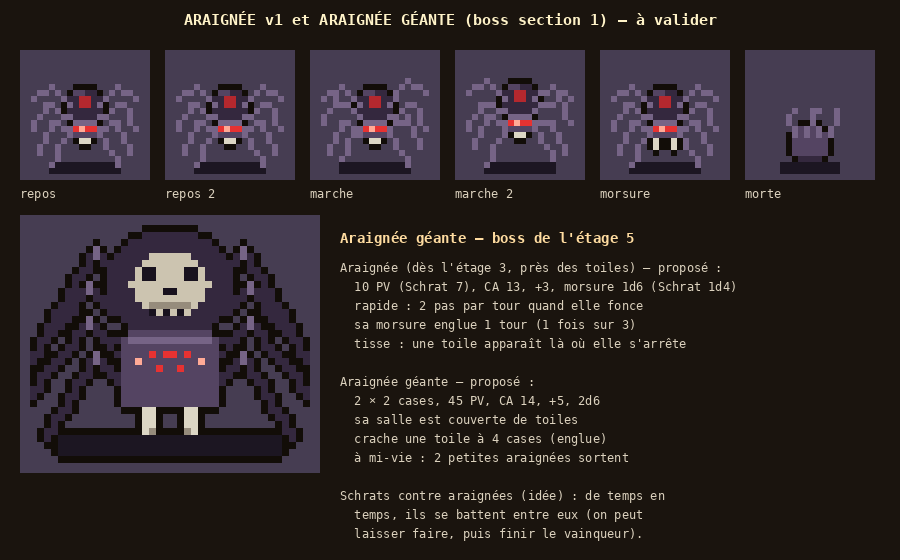

Recreate this plot in Python.
"""Araignée, v1 (Thomas, 2026-11-11 : « Les toiles apparaissent à partir du niveau 3. Design les araignées. Plus rapide,
plus de santé, plus de dommage. Note boss section 1 : araignée géante, toile »).

Araignée : une case, vue de 3/4 plongeante comme le Schrat ; corps noir-violet, abdomen marqué d'une tache rouge, huit
pattes articulées, yeux rouges. Poses : repos (2), marche (2), morsure, morte (sur le dos, pattes repliées).
Araignée géante (boss de la section 1) : 2 × 2 cases, abdomen pâle marqué d'un crâne, crochets, beaucoup d'yeux.
Écrit art/araignee_v1.png. Lancer depuis la racine du dépôt.
"""
import os, sys, math
sys.path.insert(0, os.path.dirname(os.path.abspath(__file__)))
from PIL import Image, ImageDraw
from pix import up, font
from dortoir_v2 import Sprite, C

C.update({
    "sp_d": (24, 18, 30, 255), "sp": (52, 40, 62, 255), "sp_l": (84, 68, 98, 255), "sp_h": (118, 100, 134, 255),
    "eye": (230, 50, 50, 255), "eye_h": (255, 170, 150, 255), "mark": (180, 40, 46, 255),
    "fang": (220, 214, 196, 255), "bone_p": (204, 196, 176, 255), "bone_s": (150, 140, 124, 255),
})


def leg(s, x0, y0, x1, y1, x2, y2, col="sp"):
    """Une patte : deux segments (cuisse, puis jambe qui descend vers le sol)."""
    for (ax, ay, bx, by) in ((x0, y0, x1, y1), (x1, y1, x2, y2)):
        n = max(abs(bx - ax), abs(by - ay), 1)
        for i in range(n + 1):
            s.p(round(ax + (bx - ax) * i / n), round(ay + (by - ay) * i / n), col)
    s.p(x1, y1, "sp_h")  # genou qui accroche la lumière


def spider(pose="idle", phase=0):
    """Araignée de 18 × 16 (une case, pattes qui débordent un peu). `pose` : idle, walk, bite, dead ; `phase` : 0 ou 1.
    Le corps a son contour sombre ; les pattes sont des traits fins sans contour (sinon elles font une masse)."""
    s = Sprite(18, 16)
    if pose == "dead":
        s.r(6, 9, 6, 4, "sp_l").r(7, 8, 4, 1, "sp_l").r(7, 13, 4, 1, "sp").done()
        for i, x in enumerate((6, 8, 10, 12)):
            leg(s, x, 9, x - 1 + (i % 2) * 2, 6, x + (i % 2), 5, "sp_h")
        s.r(4, 14, 10, 2, "shadow")
        return s
    lift = 1 if pose == "walk" and phase else 0
    # Corps : abdomen rond (haut) avec sa tache rouge, céphalothorax (bas) avec les yeux.
    s.r(7, 2 - lift, 4, 5, "sp").r(6, 3 - lift, 6, 3, "sp").r(7, 2 - lift, 2, 1, "sp_l")
    s.r(8, 3 - lift, 2, 2, "mark")
    s.r(7, 7 - lift, 4, 3, "sp_l").r(7, 7 - lift, 4, 1, "sp_h")
    s.p(7, 8 - lift, "eye").p(10, 8 - lift, "eye").p(8, 8 - lift, "eye_h").p(9, 8 - lift, "eye")
    if pose == "bite":
        s.p(7, 10, "fang").p(10, 10, "fang").p(7, 11, "fang").p(10, 11, "fang")
    else:
        s.p(8, 10 - lift, "fang").p(9, 10 - lift, "fang")
    s.done()
    # Pattes : quatre de chaque côté, genou haut, pied au sol ; elles alternent pendant la marche.
    s.r(3, 14, 12, 2, "shadow")
    for i, (sy, kx, ky, fx, fy) in enumerate(((4, 3, 1, 0, 3), (6, 2, 4, 0, 8), (8, 3, 7, 1, 12), (9, 5, 10, 3, 14))):
        up_l = ((i + phase) % 2) if pose == "walk" else 0
        up_r = (1 - up_l) if pose == "walk" else 0
        leg(s, 6, sy - lift, kx, ky - up_l, fx, fy - up_l, "sp_h")
        leg(s, 11, sy - lift, 17 - kx, ky - up_r, 17 - fx, fy - up_r, "sp_h")
    return s


def giant():
    """Araignée géante (boss) : 32 × 32, abdomen pâle marqué d'un crâne, huit yeux, crochets, pattes épaisses."""
    s = Sprite(40, 34)
    s.r(4, 30, 32, 3, "shadow")
    for i, (dy, reach) in enumerate(((-6, 14), (-1, 17), (4, 17), (9, 14))):
        y = 16 + dy
        for t in range(2):
            leg(s, 16, y + t, 16 - reach // 2, y - 7 + t, 16 - reach, y + 4 + t)
            leg(s, 23, y + t, 23 + reach // 2, y - 7 + t, 23 + reach, y + 4 + t)
    # Abdomen pâle, marqué d'un crâne (il annonce le boss).
    for y in range(0, 16):
        for x in range(11, 29):
            if ((x - 19.5) / 9) ** 2 + ((y - 8) / 8) ** 2 <= 1:
                s.p(x, y, "sp")
    for y in range(3, 13):
        for x in range(14, 26):
            if ((x - 19.5) / 5.5) ** 2 + ((y - 8) / 5) ** 2 <= 1:
                s.p(x, y, "bone_p")
    s.r(16, 6, 2, 2, "sp_d").r(22, 6, 2, 2, "sp_d").p(19, 9, "sp_d").p(20, 9, "sp_d").r(17, 11, 6, 1, "bone_s")
    for x in (17, 19, 21):
        s.p(x, 12, "sp_d")
    # Céphalothorax et yeux (huit).
    s.r(13, 16, 14, 10, "sp_l").r(14, 15, 12, 1, "sp_l").r(14, 16, 12, 1, "sp_h")
    for x, y in ((15, 19), (24, 19), (17, 18), (22, 18), (18, 20), (21, 20), (19, 18), (20, 18)):
        s.p(x, y, "eye")
    s.p(15, 19, "eye_h").p(24, 19, "eye_h")
    # Crochets.
    s.r(16, 26, 2, 4, "fang").r(22, 26, 2, 4, "fang").p(17, 29, "bone_s").p(22, 29, "bone_s")
    return s.done()


if __name__ == "__main__":
    poses = [("repos", spider("idle", 0)), ("repos 2", spider("idle", 1)), ("marche", spider("walk", 0)),
             ("marche 2", spider("walk", 1)), ("morsure", spider("bite")), ("morte", spider("dead"))]
    S = 6
    sheet = Image.new("RGB", (900, 560), (26, 20, 14))
    d = ImageDraw.Draw(sheet)
    d.text((450, 20), "ARAIGNÉE v1 et ARAIGNÉE GÉANTE (boss section 1) — à valider", fill=(255, 243, 200), font=font(15), anchor="mm")
    x = 20
    for label, sp in poses:
        im = up(sp.img(), S)
        bg = Image.new("RGB", (130, 130), (70, 61, 82))
        bg.paste(im, ((130 - im.width) // 2, 130 - im.height - 6), im)
        sheet.paste(bg, (x, 50))
        d.text((x, 186), label, fill=(220, 210, 190), font=font(12, False))
        x += 145
    g = up(giant().img(), 7)
    bg = Image.new("RGB", (g.width + 20, g.height + 20), (70, 61, 82))
    bg.paste(g, (10, 10), g)
    sheet.paste(bg, (20, 215))
    d.text((g.width + 60, 230), "Araignée géante — boss de l'étage 5", fill=(255, 220, 160), font=font(14))
    notes = [
        "Araignée (dès l'étage 3, près des toiles) — proposé :",
        "  10 PV (Schrat 7), CA 13, +3, morsure 1d6 (Schrat 1d4)",
        "  rapide : 2 pas par tour quand elle fonce",
        "  sa morsure englue 1 tour (1 fois sur 3)",
        "  tisse : une toile apparaît là où elle s'arrête",
        "",
        "Araignée géante — proposé :",
        "  2 × 2 cases, 45 PV, CA 14, +5, 2d6",
        "  sa salle est couverte de toiles",
        "  crache une toile à 4 cases (englue)",
        "  à mi-vie : 2 petites araignées sortent",
        "",
        "Schrats contre araignées (idée) : de temps en",
        "  temps, ils se battent entre eux (on peut",
        "  laisser faire, puis finir le vainqueur).",
    ]
    for i, line in enumerate(notes):
        d.text((g.width + 60, 260 + i * 19), line, fill=(220, 210, 190), font=font(12, False))
    sheet.save("art/araignee_v1.png")
    print(sheet.size)
